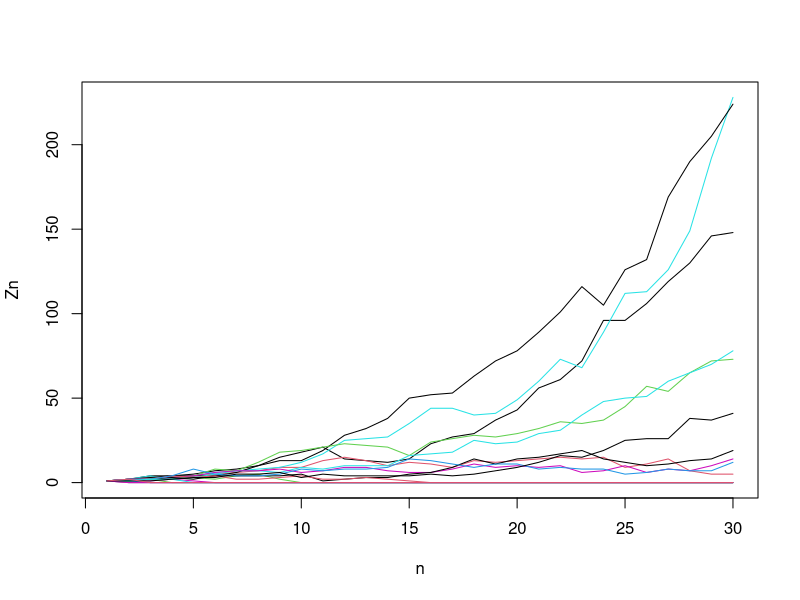
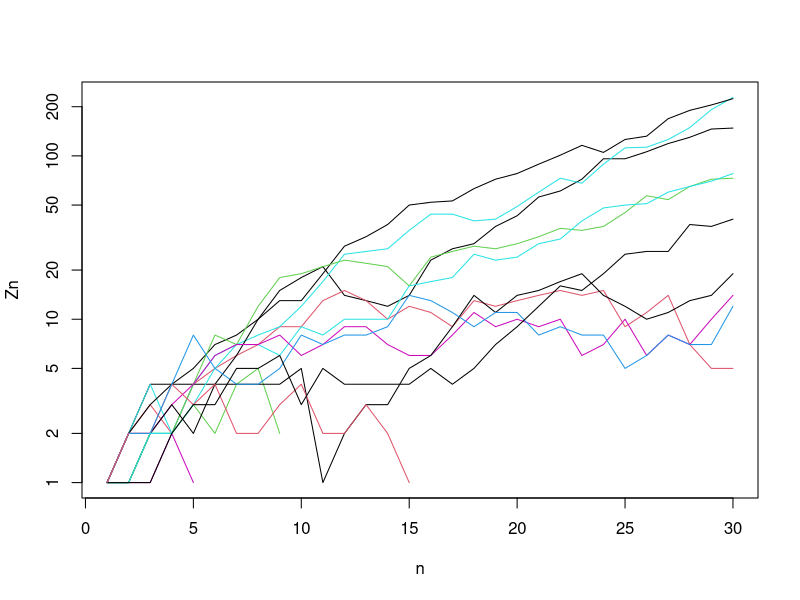
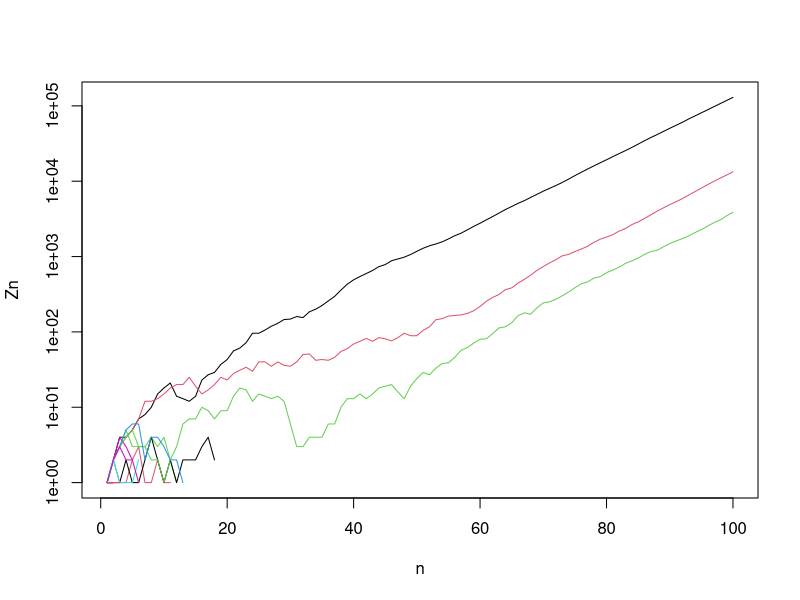
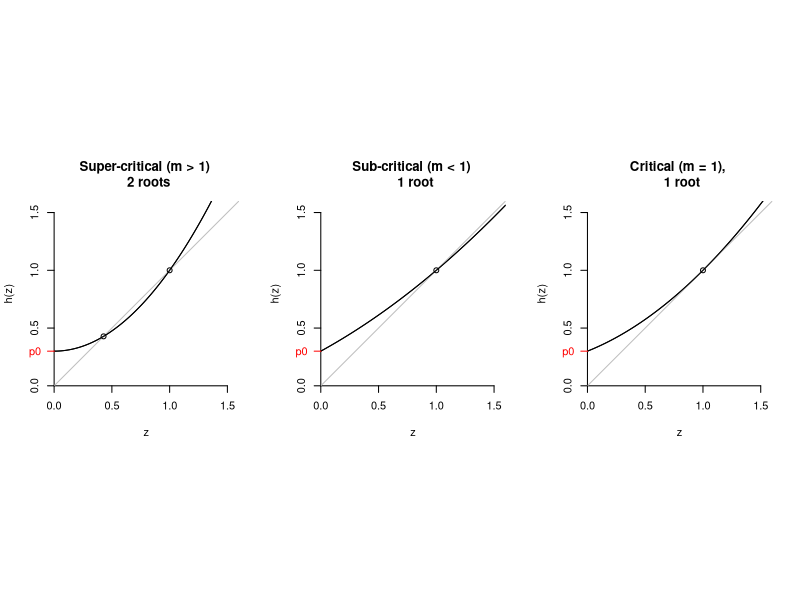
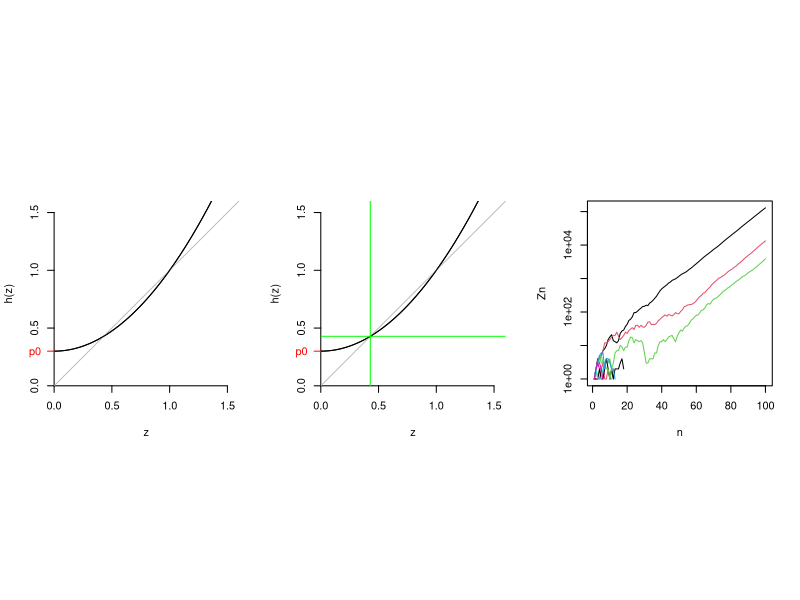
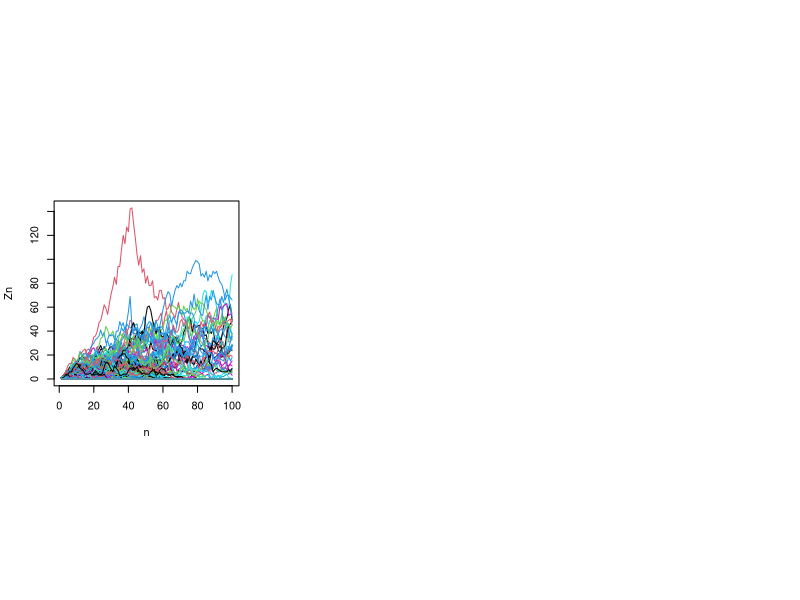
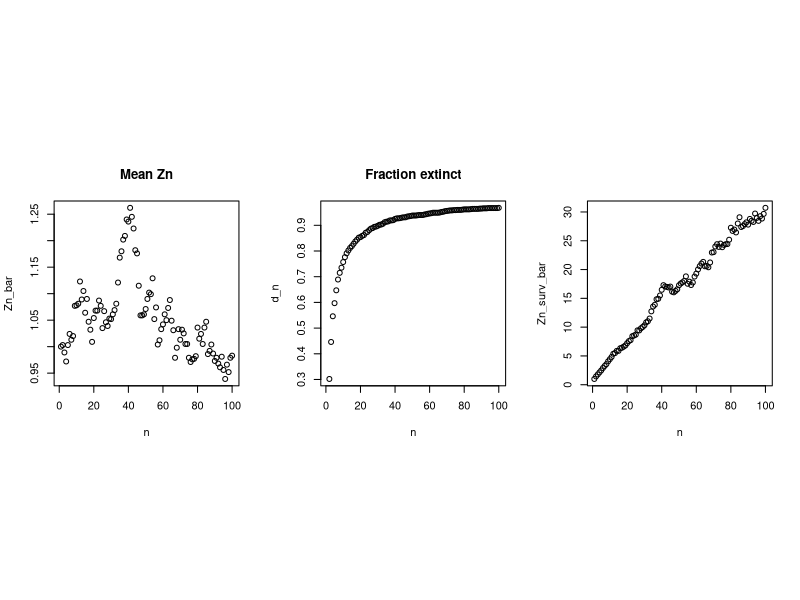
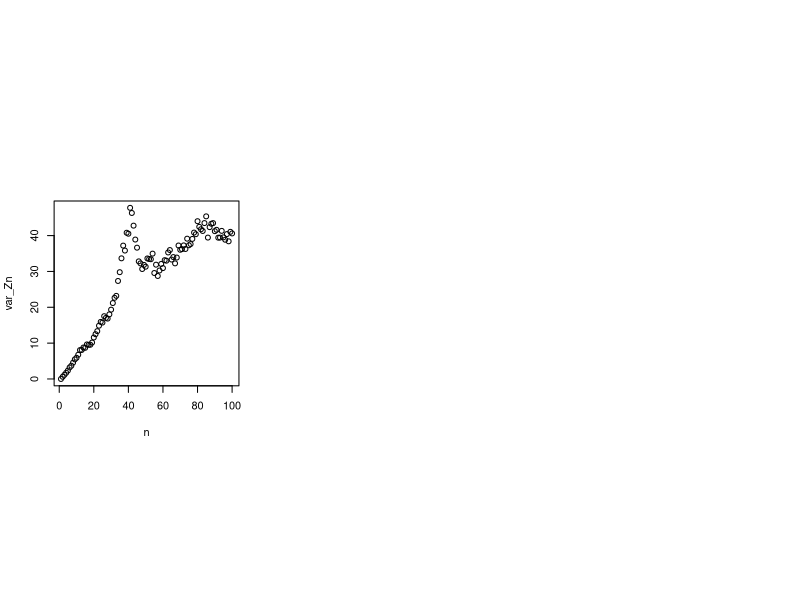

Source code (R) for these figures, in order:
## ---- chunk 1
  k = 0:2
  p0 = .3; p1 = .3; p2 = .4;
  p_k = c(p0, p1, p2)
  Z1 = 1
  set.seed(9)
  (kids.of.Z1 = sample(x = k, size = Z1, replace = T, prob = p_k))
  (Z2 = sum(kids.of.Z1))
  (kids.of.Z2 = sample(x = k, size = Z2, replace = T, prob = p_k))
  (Z3 = sum(kids.of.Z2))
  (kids.of.Z3 = sample(x = k, size = Z3, replace = T, prob = p_k))
  (Z4 = sum(kids.of.Z3))
## ---- chunk 2
  #A function   
  branch <- function(n_max = 30, pk = c(p0, p1, p2), Z1 = 1)
  {
      Z.vec <- rep(NA, n_max)
      Z.vec[1] <- Z1
      for (i in 1:(n_max-1))
      {
          Z.vec[i+1] <- sum(sample(x = k,
                                   size = Z.vec[i],
                                   replace = T,
                                   prob = p_k))
      }
      return(Z.vec)
  }
  set.seed(19); branch()
  set.seed(99);  branch()
## ---- chunk 3
  n_trials = 20; n_gen = 30
  Z.mat <- matrix(NA, n_trials, n_gen)
  set.seed(131) 
  for (i in 1:n_trials)
      Z.mat[i,] <- branch(n_max = n_gen)
  matplot(t(Z.mat),
          type = "l", lty = 1, ylab = "Zn", xlab = "n")
## ---- chunk 4
  suppressWarnings(matplot(t(Z.mat), log = "y", type = "l", lty = 1, ylab = "Zn", xlab = "n"))
  surviving = ifelse(Z.mat[,n_gen] == 0, "extinct", "survive")
  foo <- prop.table(table(surviving))

  print( prop.table(table(surviving)) )
## ---- chunk 5
  n_trials = 20; n_gen = 100
  Z.mat <- matrix(NA, n_trials, n_gen)
  set.seed(131) 
  for (i in 1:n_trials)
      Z.mat[i,] <- branch(n_max = n_gen)
  suppressWarnings(matplot(t(Z.mat), log = "y", type = "l", lty = 1, ylab = "Zn", xlab = "n"))
## ---- chunk 6
  par(mfrow = c(1,3), pty = "s")
  z = seq(0, 1.6, .01)
  pk = c(.3, .0, .7); names(pk) <- 0:2
  d <- pk["0"]
  for (i in 1:10)
  {
      d <- pk["0"]  + pk["1"]*d + pk["2"]*d^2
  }
  ##  super-critical 
  hz = pk["0"]  + pk["1"]*z + pk["2"]*z^2
  plot.fun <- function(z, hz)
  {
      plot(z, hz, type = "l", ylim = c(0,1.6),
           ylab = "h(z)",
           yaxs = "i", xaxs = "i", axes = F)
      axis(1, at = seq(0, 1.5, .5))
      axis(2, at = seq(0, 1.5, .5))
      abline(0,1, col = "grey")
      lines(z, hz)
      axis(2, at = pk["0"], labels = "p0",
           col.axis = "red", col = "red",
           lwd = 1, las = 2)
  }
  plot.fun(z,hz)
  points(c(d, 1),c(d, 1))
  title("Super-critical (m > 1) \n 2 roots")
  ## sub-critical
  pk = c(.3, .55, .15); names(pk) <- 0:2
  hz = pk["0"]  + pk["1"]*z + pk["2"]*z^2
  plot.fun(z,hz)
  title("Sub-critical (m < 1) \n 1 root")
  points(1,1)
  ## critical
  pk = c(.3, .4, .3); names(pk) <- 0:2
  hz = pk["0"]  + pk["1"]*z + pk["2"]*z^2
  plot.fun(z, hz)
  title("Critical (m = 1), \n 1 root")
  points(1,1)
## ---- chunk 7
  pk = c(.3, .0, .7); names(pk) <- 0:2
  z = seq(0, 1.6, .01)
  hz = pk["0"]  + pk["1"]*z + pk["2"]*z^2
  plot.fun(z,hz)
## ---- chunk 8
  pk = c(.3, .0, .7); names(pk) <- 0:2 ## our example
  d <- pk["0"] # initial value
  for (i in 1:20)
  {
      d <- pk["0"]  + pk["1"]*d + pk["2"]*d^2
      if (i %in% c(1,2,19,20))
          print(paste(i, d))
  }
## ---- chunk 9
  pk = c(.3, .0, .7); names(pk) <- 0:2
  z = seq(0, 1.6, .01)
  hz = pk["0"]  + pk["1"]*z + pk["2"]*z^2
  plot.fun(z,hz)
  abline(h = d, col = "green")
  abline(v = d, col = "green")
## ---- chunk 10
    suppressWarnings(matplot(t(Z.mat), log = "y", type = "l", lty = 1, ylab = "Zn", xlab = "n"))
## ---- chunk 11
  branch <- function(n_max = 30, p_k = c(p0, p1, p2), Z1 = 1)
  {
      ## note: this returns 0s when extinct
      k <- 0:(length(p_k)-1)
      Z.vec <- rep(NA, n_max)
      Z.vec[1] <- Z1
      for (i in 1:(n_max-1))
      {
          Z.vec[i+1] <- sum(sample(x = k,
                                   size = Z.vec[i],
                                   replace = T,
                                   prob = p_k))
      }
      return(Z.vec)
  }
  p0 = .3; p1 = .4; p2 = .3 ## what is m?
## ---- chunk 12
  n_trials = 1000; n_gen = 100
  Z.mat <- matrix(NA, n_trials, n_gen)
  set.seed(131)
  for (i in 1:n_trials)
      Z.mat[i,] <- branch(n_max = n_gen)
  matplot(t(Z.mat),
          type = "l", lty = 1, ylab = "Zn", xlab = "n")
## ---- chunk 13
Zn_bar = apply(Z.mat, 2, mean)
n <- 1:ncol(Z.mat)
proportion.zero <- function(x){prop.table(table(x == 0))["TRUE"]}
d_n = apply(Z.mat, 2, proportion.zero)
Z.mat.na <- Z.mat; Z.mat.na[Z.mat == 0] <- NA
Zn_surv_bar = apply(Z.mat.na, 2, mean, na.rm = T)
par(mfrow = c(1,3))
plot(n, Zn_bar, main = "Mean Zn")
plot(n, d_n, main = "Fraction extinct")
plot(n, Zn_surv_bar)
## insert code here for Zn_surv_bar.hat and add a line
## ---- chunk 14
var_Zn = apply(Z.mat, 2, var)
n <- 1:ncol(Z.mat)
plot(n, var_Zn)
## ---- chunk 15
   Z20 <- table(table(Z.mat[,20]))
   Z5 <- table(table(Z.mat[,5]))
   par(mfrow = c(2,2))
   plot(Z20[Z20 < 100])
   plot(log(Z20[Z20 < 100]))
   plot(Z5[Z5 < 100])
   plot(log(Z5[Z5 < 100]))
## ---- chunk 16
b = 0.2126 ;   c = 0.5893
kk = 1:10  ;   p_kk = b * c^(kk-1)
p0 = b/(1-c)
k = c(0, kk) ;   p_k = c(p0, p_kk)
plot(k, p_k)
## ---- chunk 17
## b = 0.2126 ;   c = 0.5893 ## lotka
b = 0.3666; c = .5533 ## Keyfitz (from GS)
m = b / (1-c)^2 ## [1] 1.260416
d = (1 - b - c) / (c * (1-c))           #[1] 0.8185088
par(mfrow = c(1,1))
for (i in 1:3)
{
    n = i
    p0_n = d * (m^n - 1)/ (m^n -d)
    j = kk
    pj_n = m^n *
        ((1-d) / (m^n - d))^2 *
        ((m^n - 1)/(m^n - d))^(j-1)
    pk_n <- c(p0_n, pj_n)
    if (i == 1)
        plot(k, pk_n, type = "l", log = "")
    if (i > 1)
        lines(k, pk_n, col = i)
}
## ---- chunk 18
## b = 0.2126 ;   c = 0.5893 ## lotka
b = 0.3666; c = .5533 ## Keyfitz (from G&S)
m = b / (1-c)^2 ## [1] 1.260416
d = (1 - b - c) / (c * (1-c))           #[1] 0.8185088
par(mfrow = c(1,1))
for (i in 1:3)
{
    n = i
    print(n)
    p0_n = d * (m^n - 1)/ (m^n -d)
    j = kk
    pj_n = m^n * ((1-d) / (m^n - d))^2 * ((m^n - 1)/(m^n - d))^(j-1)
    pk_n <- c(p0_n, pj_n)
    if (i == 1)
        plot(k, pk_n, type = "l", log = "y")
    if (i > 1)
        lines(k, pk_n, col = i)
}
